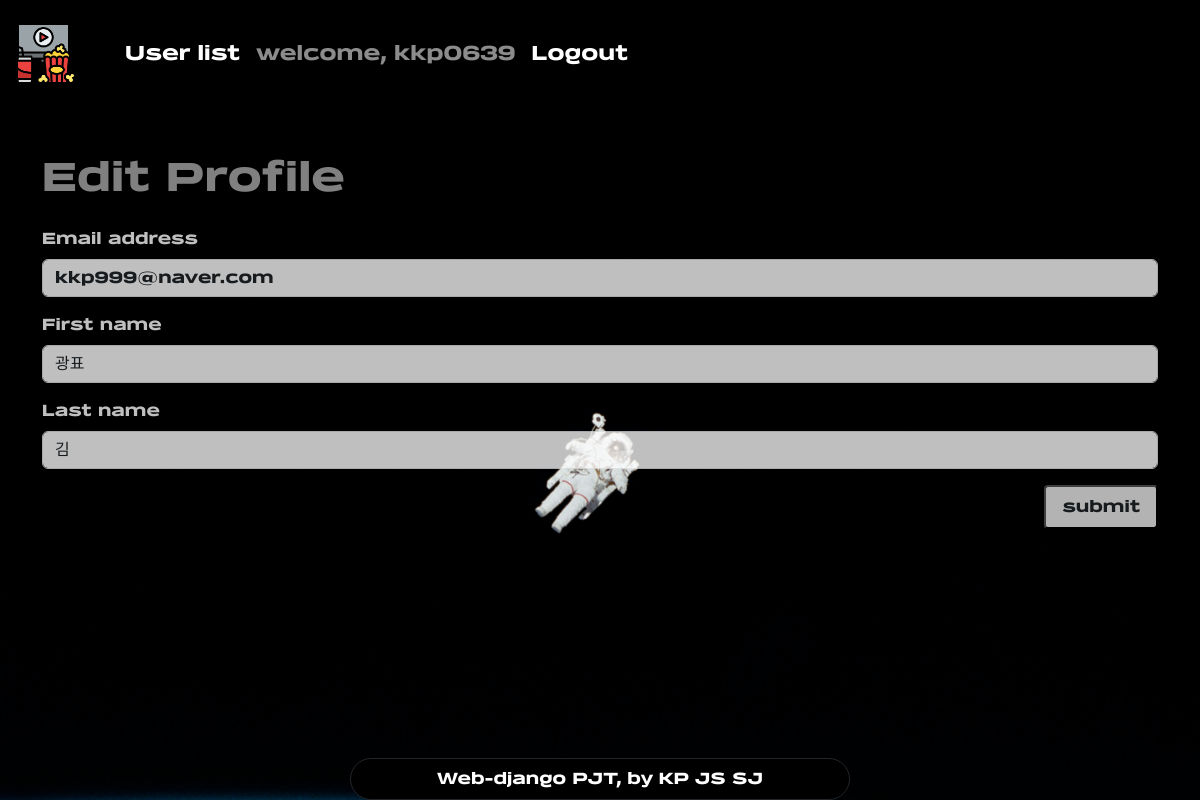
Page /accounts/update/ (signed in) on the committed database.
### accounts/models.py (models this page shows)
class User(AbstractUser):
    pass

### accounts/views.py (the view)
# urls.py: path("update/", views.update, name="update"),
@login_required
def update(request):
    if request.method == "POST":
        form = CustomUserChangeForm(request.POST, instance=request.user)
        if form.is_valid():
            form.save()
            messages.success(request, "회원정보 수정이 완료되었습니다.")
            return redirect("articles:index")
    else:
        form = CustomUserChangeForm(instance=request.user)
    context = {
        "form": form,
    }
    return render(request, "accounts/update.html", context)

### accounts/forms.py
class CustomUserChangeForm(UserChangeForm):
    class Meta(UserChangeForm.Meta):
        model = get_user_model()
        fields = (
            "email",
            "first_name",
            "last_name",
        )

### accounts/templates/accounts/update.html (shortened to what this page needs)
{% extends 'base.html' %}
{% block content %}
  {% load django_bootstrap5 %}
  <div class="container py-5">
    <h1 class="text-white opacity-50 pb-3">
      Edit Profile
    </h1>
    <form action="{% url 'accounts:update' %}" method="POST" class="text-white opacity-75">
      {% bootstrap_field form.email %}
      {% bootstrap_field form.first_name %}
      {% bootstrap_field form.last_name %}
      <div class="text-end">
        <input type="submit" value="submit" class="text-dark px-3 py-2 rounded-1">
      </div>
    </form>
  </div>
{% endblock content %}

### templates/base.html (shortened to what this page needs)
{% load static %}
{% load django_bootstrap5 %}
<!DOCTYPE html>
<html lang="en">
<head>
  {% bootstrap_css %}
  <link rel="stylesheet" href="https://cdn.jsdelivr.net/npm/bootstrap-icons@1.9.1/font/bootstrap-icons.css">
  <link rel="stylesheet" href="{% static 'css/style.css' %}" type="text/css">
</head>
<body class="background-img">
  <nav class="navbar navbar-expand-lg navbar-dark bg-black py-3">
    <div class="container-fluid w-100">
      <a class="navbar-brand" href="{% url 'articles:index' %}">
        <img class="" src="{% static 'images/logo.png' %}" alt="logo" height="65">
      </a>
      <div class="collapse navbar-collapse" id="navbarSupportedContent">
        <ul class="navbar-nav me-auto mb-2 mb-lg-0 ms-lg-4 fs-5 d-flex justify-content-between">
          {% if request.user.is_authenticated %}
          <li class="nav-item">
            <a class="nav-link active" href="{% url 'accounts:userlist' %}">User list</a>
          </li>
          <li class="nav-item">
            <a class="nav-link" href="{% url 'accounts:profile' user.pk %}">welcome,
              {{ user }}</a>
          </li>
          <li class="nav-item">
            <form action="{% url 'accounts:logout' %}" method="POST">
              <input class="bg-black border-0 nav-link text-white" type="submit" value="Logout">
            </form>
          </li>
          {% endif %}
        </ul>
      </div>
    </div>
  </nav>
  {% block content %}{% endblock %}
  <footer class="text-center">
    <div class="position-fixed bottom-0 w-100 d-flex justify-content-center">
      <div class="bg-black py-2 col-5 rounded-5 border border-dark">
        <p class="text-white m-0">Web-django PJT, by KP JS SJ</p>
      </div>
    </div>
    <div class="m-5">
      <br>
    </div>
  </footer>
</body>
</html>

### static/css/style.css (style rules this page uses)
body { width: 100vw; height: auto; font-family: 'belgro'; background-image: url('../images/universe.jpg'); background-repeat: no-epeat; background-size: cover; }

### rows in the picture
User: username "kkp0639", email "kkp999@naver.com", first_name "광표", last_name "김"
